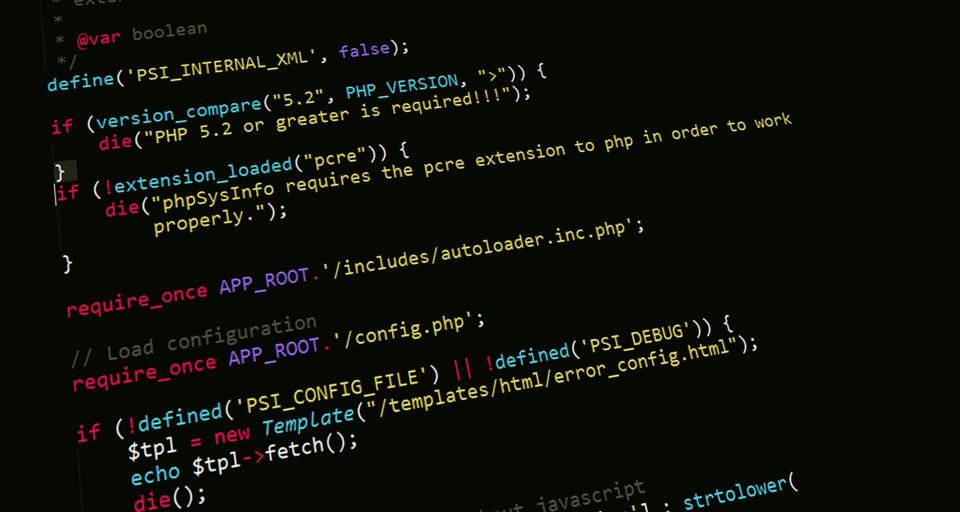
#> input picture pics.jpg, 1920 x 1024 px (shown at 1/2 size)
$ python Threshold.py
#> lines starting #> are read from the running program, lines starting #| are printed output that depends on the picture; after the words box and inside, x2 and y2 are one past the last pixel; in counts of white or black regions, pixels touching at a corner belong together
import cv2 as cv

img = cv.imread("pics.jpg")
#> img is the input picture: shape (1024, 1920, 3); mean B, G, R 8.1, 15.7, 13.4
resized = cv.resize(img, (500, 500))
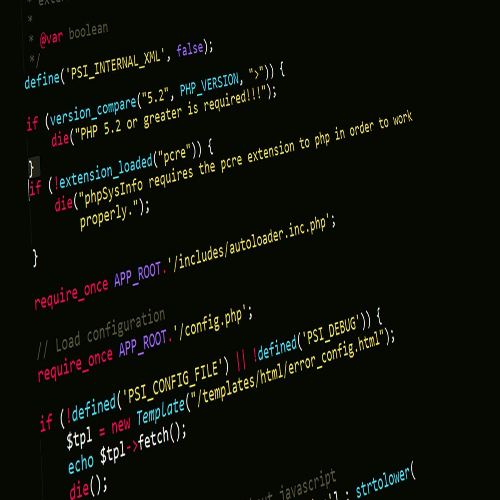
#> resized: shape (500, 500, 3); mean B, G, R 8.1, 15.7, 13.4
grey = cv.cvtColor(img, cv.COLOR_BGR2GRAY)
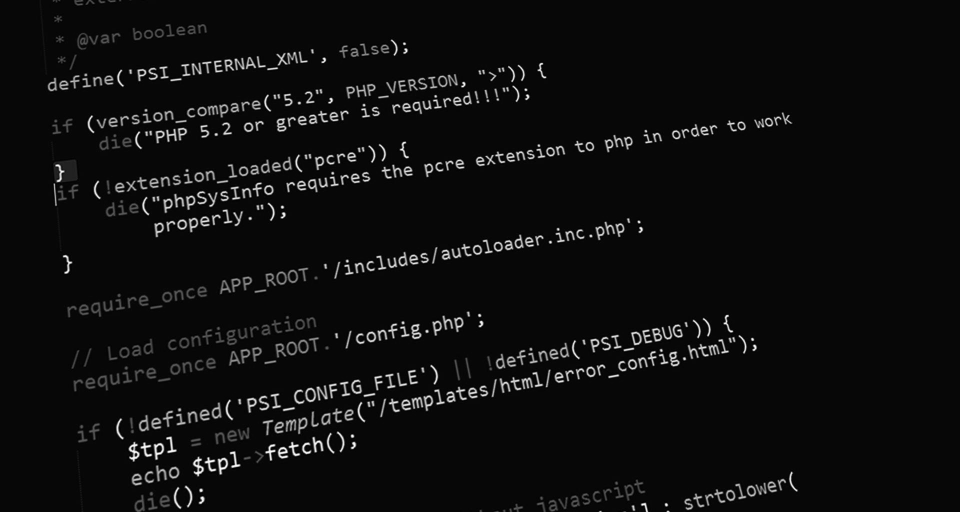
#> grey: shape (1024, 1920) (shown at 1/2 size); min 0, max 255, mean 13.9
greyresized = cv.resize(grey, (500, 500))
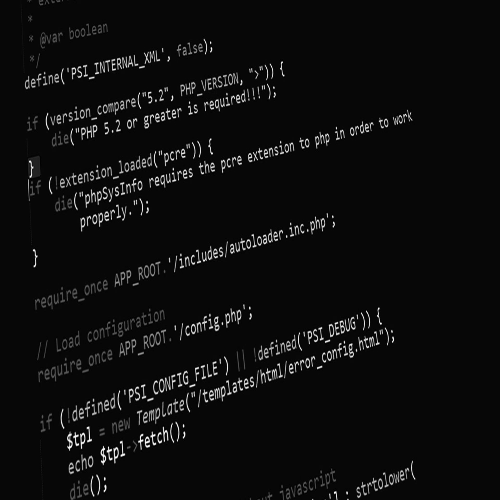
#> greyresized: shape (500, 500); min 0, max 253, mean 13.9

# Apply threshold to the grayscale image
ret, threshed = cv.threshold(greyresized, 80, 255, cv.THRESH_BINARY)
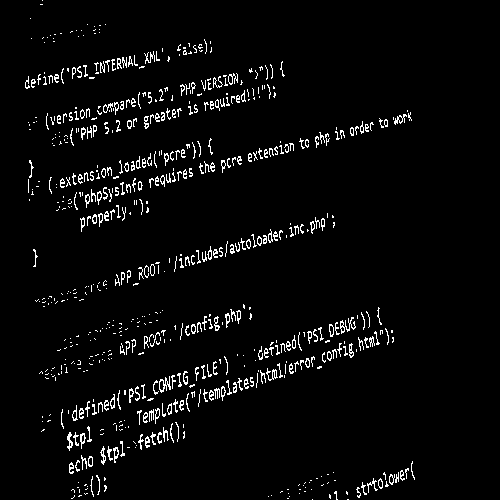
#> threshed: shape (500, 500); 3.8% white in thin lines or dots, all inside (x1, y1, x2, y2) = (25, 0, 415, 500)

cv.imshow("Original Image", resized)
cv.imshow("Grayscale Image", greyresized)
cv.imshow("Thresholded Image", threshed)
cv.waitKey(0)
cv.destroyAllWindows()
